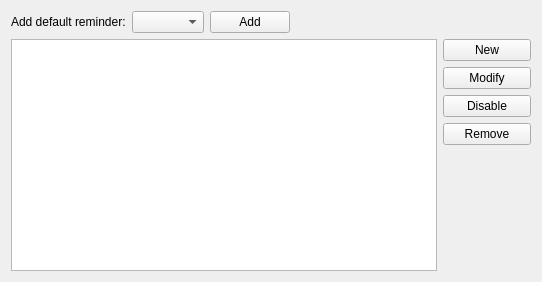
       <widget class="QWidget" name="mReminderTab">
        <attribute name="title">
         <string comment="@title:tab Tab to configure reminders for events or to-do">Reminder</string>
        </attribute>
        <layout class="QGridLayout" name="gridLayout_17">
         <item row="0" column="0">
          <widget class="QLabel" name="mQuickAddReminderLabel">
           <property name="sizePolicy">
            <sizepolicy hsizetype="Fixed" vsizetype="Preferred">
             <horstretch>0</horstretch>
             <verstretch>0</verstretch>
            </sizepolicy>
           </property>
           <property name="text">
            <string comment="@label">Add default reminder:</string>
           </property>
          </widget>
         </item>
         <item row="0" column="1">
          <widget class="QComboBox" name="mAlarmPresetCombo">
           <property name="sizePolicy">
            <sizepolicy hsizetype="Fixed" vsizetype="Fixed">
             <horstretch>0</horstretch>
             <verstretch>0</verstretch>
            </sizepolicy>
           </property>
          </widget>
         </item>
         <item row="0" column="2">
          <widget class="QPushButton" name="mAlarmAddPresetButton">
           <property name="sizePolicy">
            <sizepolicy hsizetype="Fixed" vsizetype="Fixed">
             <horstretch>0</horstretch>
             <verstretch>0</verstretch>
            </sizepolicy>
           </property>
           <property name="text">
            <string comment="@action:button Adds an reminder">Add</string>
           </property>
           <property name="icon">
		   <iconset theme="list-add"/>
             
           </property>
          </widget>
         </item>
         <item row="0" column="3">
          <spacer name="horizontalSpacer_3">
           <property name="orientation">
            <enum>Qt::Horizontal</enum>
           </property>
           <property name="sizeHint" stdset="0">
            <size>
             <width>141</width>
             <height>22</height>
            </size>
           </property>
          </spacer>
         </item>
         <item row="1" column="0" rowspan="5" colspan="4">
          <widget class="QListWidget" name="mAlarmList">
           <property name="editTriggers">
            <set>QAbstractItemView::NoEditTriggers</set>
           </property>
          </widget>
         </item>
         <item row="1" column="4">
          <widget class="QPushButton" name="mAlarmNewButton">
           <property name="text">
            <string comment="@action:button create a new reminder">New</string>
           </property>
           <property name="icon">
		   <iconset theme="entry-new"/>
             
           </property>
          </widget>
         </item>
         <item row="2" column="4">
          <widget class="QPushButton" name="mAlarmConfigureButton">
           <property name="text">
            <string comment="@action:button modify the selected reminder">Modify</string>
           </property>
           <property name="icon">
		   <iconset theme="entry-edit"/>
             
           </property>
          </widget>
         </item>
         <item row="3" column="4">
          <widget class="QPushButton" name="mAlarmToggleButton">
           <property name="text">
            <string comment="@action:button disables selected reminder">Disable</string>
           </property>
          </widget>
         </item>
         <item row="4" column="4">
          <widget class="QPushButton" name="mAlarmRemoveButton">
           <property name="text">
            <string comment="@action:button removes selected reminders">Remove</string>
           </property>
           <property name="icon">
		   <iconset theme="list-remove"/>
             
           </property>
          </widget>
         </item>
         <item row="5" column="4">
          <spacer name="verticalSpacer">
           <property name="orientation">
            <enum>Qt::Vertical</enum>
           </property>
           <property name="sizeHint" stdset="0">
            <size>
             <width>88</width>
             <height>126</height>
            </size>
           </property>
          </spacer>
         </item>
        </layout>
       </widget>
